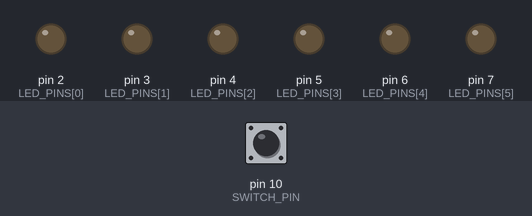
Simulated run of this sketch. Board: Arduino Uno, built with avr-gcc and run on an emulated ATmega328P. Shown: output pins drawn as LEDs (lit = HIGH). The test bench sets the inputs (shaded band); at power-on: pin 10 (SWITCH_PIN) LOW.

Above: at 1.2 s.
1.3 s: pin 10 (SWITCH_PIN) pulled HIGH for 0.15 s
At 7.3 s:
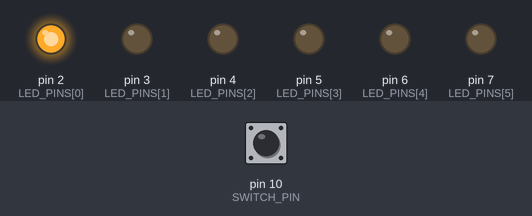
At 12.4 s:
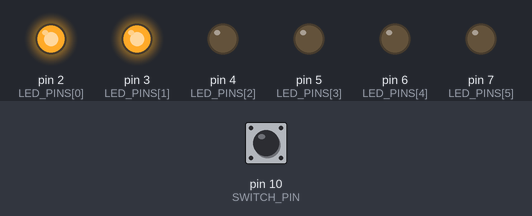
Timing chart, 0 to 27.8 s (numbered marks = the images above; inputs shaded):
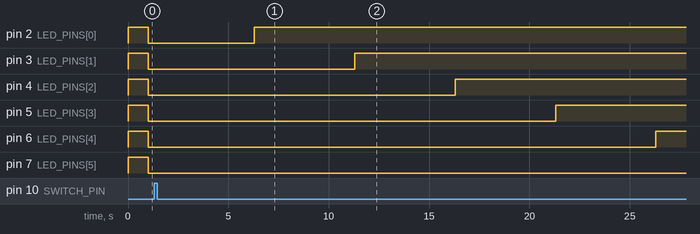

Measured:
- after the input at 1.3 s, pin 7 (LED_PINS[5]): stops changing and stays LOW

The sketch:

hourglass.ino
```cpp
/**
 * This is an enhanced version of project n. 8 of the manual.
 * When the hourglass completes, all the leds will start blinking.
 *
 * I implemented the behavior like a state machine with two states:
 *   - hourglass behavior
 *   - blink behavior.
 *
 * The code should be quite self explanatory, but I also inserted
 * some comments.
 *
 * Author: Michele De Stefano
 */

// The following global constants tune the behavior of the hourglass
static uint8_t const NUM_LEDS = 6;
static const uint8_t LED_PINS[NUM_LEDS] = {2, 3, 4, 5, 6, 7};
static uint8_t const SWITCH_PIN = 10;

static unsigned long const LED_INTERVAL_MILLIS = 5000;
static unsigned long const LED_BLINK_INTERVAL_MILLIS = 1000;

class Behavior {
public:

  virtual void reset() = 0;

  virtual bool step() = 0; // Returns true if complete

protected:

  void set_all_leds_to(uint8_t level) {
    for (uint8_t i = 0; i < NUM_LEDS; digitalWrite(LED_PINS[i++], level));
  }
};

class Hourglass : public Behavior {
public:

  void reset() override {
    set_all_leds_to(LOW);
    m_led_idx = 0;
    m_last_time_record = millis();
  }

  bool step() override {
    unsigned long const cur_time = millis();
    if (cur_time - m_last_time_record > LED_INTERVAL_MILLIS && m_led_idx < NUM_LEDS) {
      digitalWrite(LED_PINS[m_led_idx++], HIGH);
      m_last_time_record = cur_time;
    }
    return m_led_idx == NUM_LEDS;
  }

private:

  unsigned long m_last_time_record;

  uint8_t m_led_idx;
};


class Blink : public Behavior {
public:

  void reset() override {
    m_initial_switch_state = static_cast<uint8_t>(digitalRead(SWITCH_PIN));
    m_led_state = HIGH;
    set_all_leds_to(m_led_state);
    m_last_time_record = millis();
  }

  bool step() override {
    unsigned long const cur_time = millis();
    if (cur_time - m_last_time_record > LED_BLINK_INTERVAL_MILLIS) {
      m_led_state = !m_led_state;
      set_all_leds_to(m_led_state);
      m_last_time_record = cur_time;
    }
    return static_cast<uint8_t>(digitalRead(SWITCH_PIN)) != m_initial_switch_state;
  }

private:

  unsigned long m_last_time_record;

  uint8_t m_initial_switch_state;

  uint8_t m_led_state;
};

class StateMachine : public Behavior {
public:

  StateMachine() : m_behavior(nullptr) {}

  void setup() {
    pinMode(SWITCH_PIN, INPUT);
    for (uint8_t i = 0; i < NUM_LEDS; pinMode(LED_PINS[i++], OUTPUT));
    reset();
  }

  bool step() override {
    if (m_behavior->step()) {
      // When we enter here, the current behavior is complete and we switch behavior
      Behavior *aux_behavior = m_behavior;
      m_behavior = m_next_behavior;
      m_next_behavior = aux_behavior;
      m_behavior->reset();
    }
    return false;
  }

private:

  void reset() override {
    m_behavior = &m_blink;
    m_next_behavior = &m_hourglass;
    m_behavior->reset();
  }

private:

  Hourglass m_hourglass;

  Blink     m_blink;

  Behavior *m_behavior;

  Behavior *m_next_behavior;
};

static StateMachine state_machine;

void setup() {
  state_machine.setup();
}

void loop() {
  state_machine.step();
}
```
